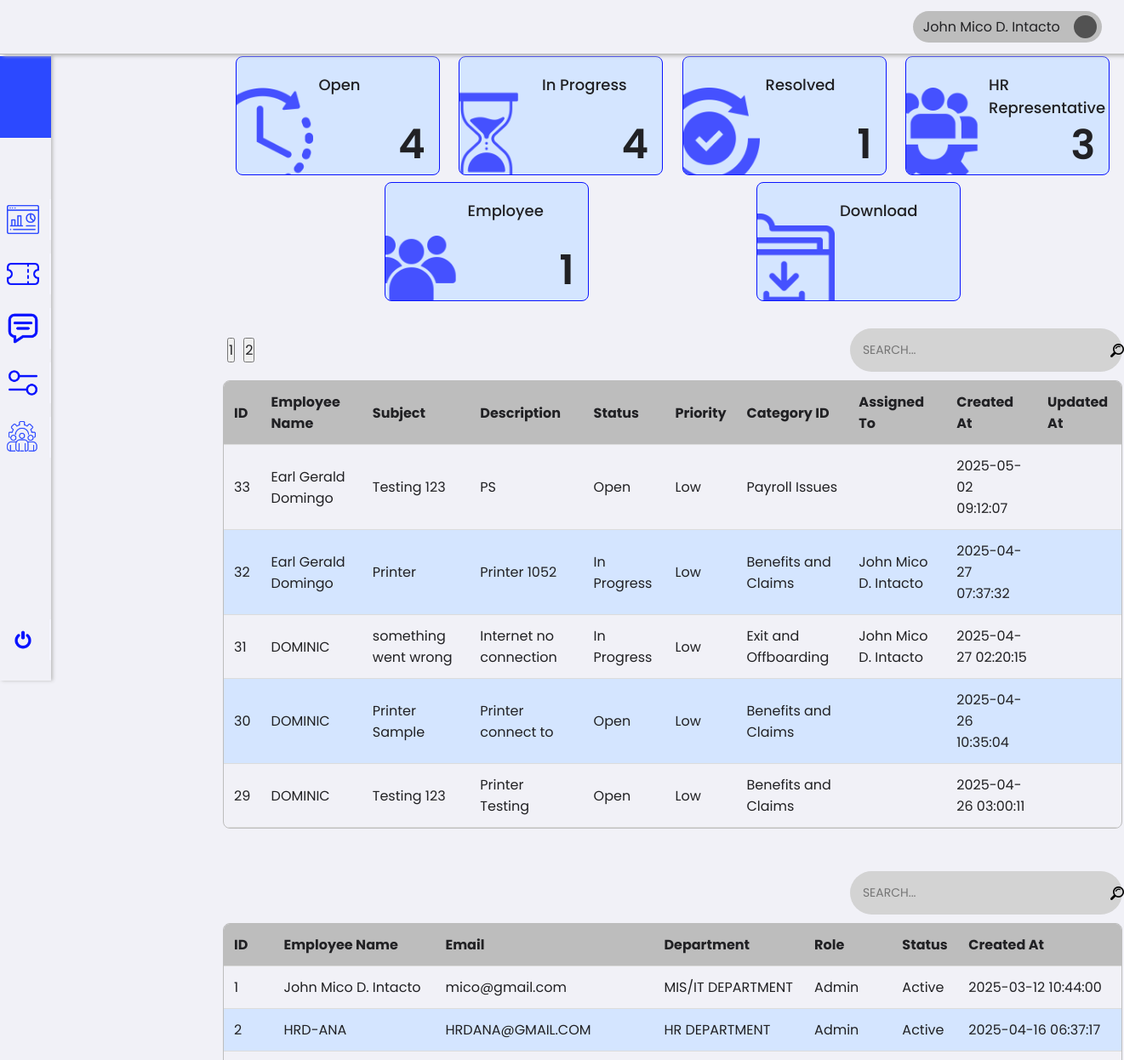
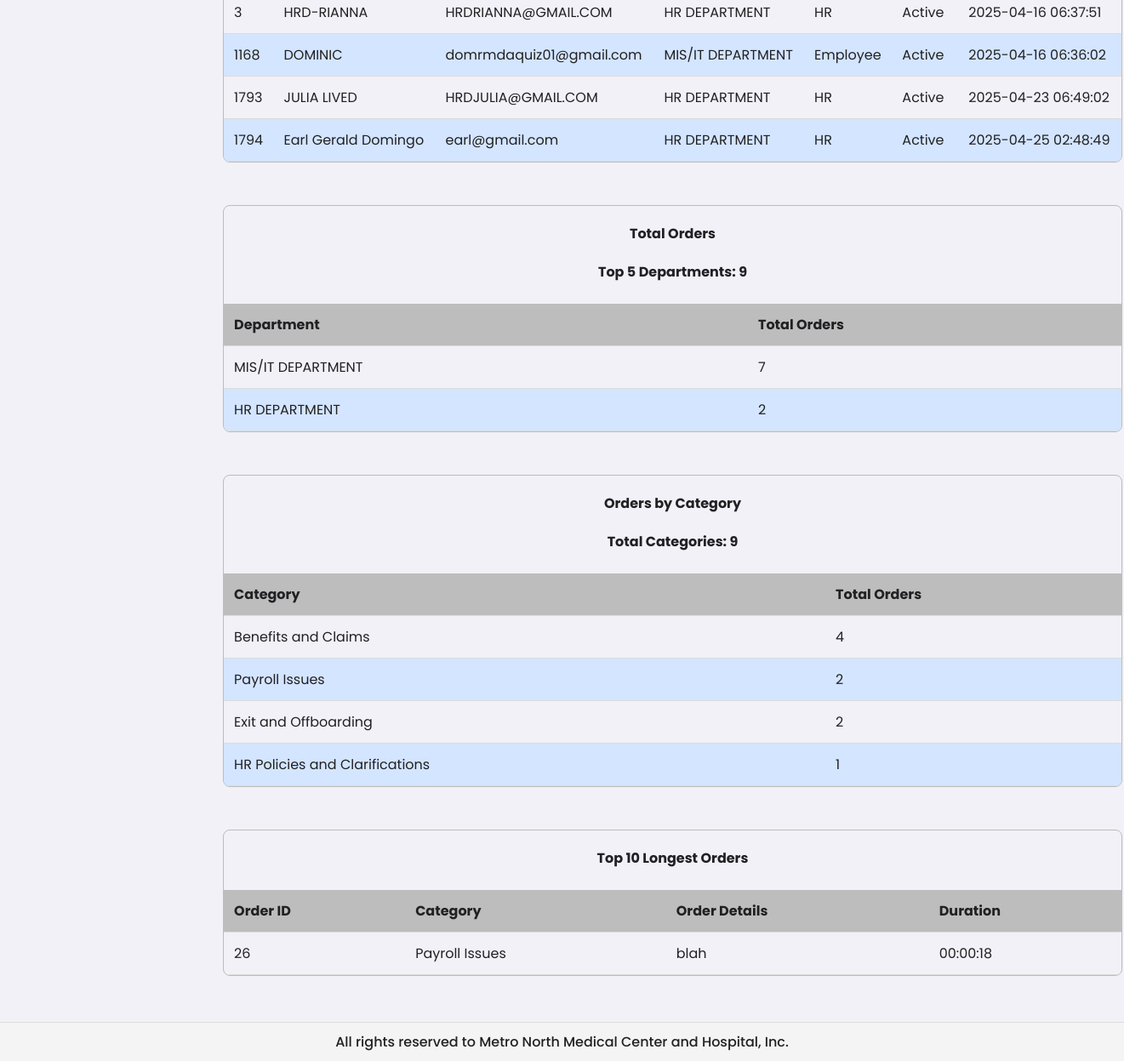
The app's page /1/superAdmin/dashboard.php (signed in) with its own data (2 pictures, top to bottom).
### tables this page shows
CREATE TABLE `tickets` (
  `id` int(11) NOT NULL,
  `employee_id` int(11) NOT NULL,
  `subject` varchar(255) NOT NULL,
  `description` text NOT NULL,
  `status` enum('Open','In Progress','Resolved','Closed') DEFAULT 'Open',
  `priority` enum('Low','Medium','High') DEFAULT 'Low',
  `category_id` int(11) NOT NULL,
  `assigned_to` int(11) DEFAULT NULL,
  `created_at` timestamp NOT NULL DEFAULT current_timestamp(),
  `start_at` timestamp NULL DEFAULT NULL,
  `updated_at` timestamp NULL DEFAULT NULL
);

CREATE TABLE `users` (
  `id` int(11) NOT NULL,
  `name` varchar(255) NOT NULL,
  `email` varchar(255) NOT NULL,
  `password` varchar(255) NOT NULL,
  `role` enum('Employee','HR','HR HEAD','Admin','Super Admin') NOT NULL,
  `department` varchar(255) DEFAULT NULL,
  `status` enum('Active','Inactive') NOT NULL,
  `created_at` timestamp NOT NULL DEFAULT current_timestamp()
);

CREATE TABLE `categories` (
  `id` int(11) NOT NULL,
  `name` varchar(255) NOT NULL
);

### 1/superAdmin/dashboard.php (the view, shortened to what the rows shown need)
<?php
require_once '../../0/includes/employeeTicket.php';
require_once '../../0/includes/adminTableQuery.php';
require_once '../../0/includes/adminDashboardTables.php';
?>
<!DOCTYPE html>
<html lang="en">
<head>
    <link rel="stylesheet" href="../../assets/css/framework.css">
    <link rel="stylesheet" href="../../assets/css/dashboard.css">
</head>
<body>
    <div class="container">
        <d class="content">
            <div class="tableContainer" id="tableContainerTicketID">
                <table>
                    <thead>
                        <tr>
                            <th>ID <i class="fas fa-sort"></i></th>
                            <th>Employee Name <i class="fas fa-sort"></i></th>
                            <th>Subject <i class="fas fa-sort"></i></th>
                            <th>Description <i class="fas fa-sort"></i></th>
                            <th>Status <i class="fas fa-sort"></i></th>
                            <th>Priority <i class="fas fa-sort"></i></th>
                            <th>Category ID <i class="fas fa-sort"></i></th>
                            <th>Assigned To <i class="fas fa-sort"></i></th>
                            <th>Created At <i class="fas fa-sort"></i></th>
                            <th>Updated At <i class="fas fa-sort"></i></th>
                        </tr>
                    </thead>
                    <tbody>
                        <?php if (!empty($tickets)): ?>
                            <?php foreach ($tickets as $ticket): ?>
                                <tr data-id="<?= htmlspecialchars($user['id']) ?>">
                                    <td><?= htmlspecialchars($ticket['id']) ?></td>
                                    <td><?= htmlspecialchars($ticket['employee_name']) ?></td>
                                    <td><?= htmlspecialchars($ticket['subject']) ?></td>
                                    <td><?= htmlspecialchars($ticket['description']) ?></td>
                                    <td><?= htmlspecialchars($ticket['status']) ?></td>
                                    <td><?= htmlspecialchars($ticket['priority']) ?></td>
                                    <td><?= htmlspecialchars($ticket['category_name']) ?></td>
                                    <td><?= htmlspecialchars($ticket['assigned_to_name']) ?></td>
                                    <td><?= htmlspecialchars($ticket['created_at']) ?></td>
                                    <td><?= htmlspecialchars($ticket['updated_at']) ?></td>
                                </tr>
                            <?php endforeach; ?>
                        <?php else: ?>
                            <tr>
                                <td colspan="10" style="text-align: center;">No tickets found</td>
                            </tr>
                        <?php endif; ?>
                    </tbody>
                </table>
            </div>
            <br><br>
            <div class="tableContainer" id="tableContainerUserID">
                <table class="ticketTable">
                    <thead>
                        <tr>
                            <th>ID <i class="fas fa-sort"></i></th>
                            <th>Employee Name <i class="fas fa-sort"></i></th>
                            <th>Email <i class="fas fa-sort"></i></th>
                            <th>Department <i class="fas fa-sort"></i></th>
                            <th>Role <i class="fas fa-sort"></i></th>
                            <th>Status <i class="fas fa-sort"></i></th>
                            <th>Created At <i class="fas fa-sort"></i></th>
                        </tr>
                    </thead>
                    <tbody>
                        <?php if (!empty($users)): ?>
                            <?php foreach ($users as $user): ?>
                                <tr class="<?= $user['status'] === 'Inactive' ? 'inactive-row' : '' ?>">
                                    <td><?= htmlspecialchars($user['id'] ?? 'N/A') ?></td>
                                    <td><?= htmlspecialchars($user['name'] ?? 'N/A') ?></td>
                                    <td><?= htmlspecialchars($user['email'] ?? 'N/A') ?></td>
                                    <td><?= htmlspecialchars($user['department'] ?? 'N/A') ?></td>
                                    <td><?= htmlspecialchars($user['role'] ?? 'N/A') ?></td>
                                    <td><?= htmlspecialchars($user['status'] ?? 'N/A') ?></td>
                                    <td><?= htmlspecialchars($user['created_at'] ?? 'N/A') ?></td>
                                </tr>
                            <?php endforeach; ?>
                        <?php else: ?>
                            <tr>
                                <td colspan="7" style="text-align: center;">No users found</td>
                            </tr>
                        <?php endif; ?>
                    </tbody>
                </table>
            </div>
            <br><br>
            <div class="tableContainer" id="tableContainerDepartment">
                <table>
                    <h1 style="text-align: center; margin-top: 20px;">Total Orders</h1>
                    <h1 style="text-align: center; margin-top: 20px;">
                        Top 5 Departments: <?= htmlspecialchars($totalTickets ?? 0) ?>
                    </h1>
                    <br>
                    <thead>
                        <tr>
                            <th>Department <i class="fas fa-sort"></i></th>
                            <th>Total Orders <i class="fas fa-sort"></i></th>
                        </tr>
                    </thead>
                </table>
            </div>
            <br><br>
            <div class="tableContainer" id="tableContainerCategory">
                <table>
                    <h1 style="text-align: center; margin-top: 20px;">Orders by Category</h1>
                    <h1 style="text-align: center; margin-top: 20px;">
                        Total Categories: <?= htmlspecialchars($totalCategory ?? 0) ?>
                    </h1>
                    <br>
                    <thead>
                        <tr>
                            <th>Category <i class="fas fa-sort"></i></th>
                            <th>Total Orders <i class="fas fa-sort"></i></th>
                        </tr>
                    </thead>
                </table>
            </div>
            <br><br>
            <div class="tableContainer" id="tableContainerCategory">
    <table>
        <h1 style="text-align: center; margin-top: 20px;">Top 10 Longest Orders</h1>
        <br>
        <thead>
            <tr>
                <th>Order ID <i class="fas fa-sort"></i></th>
                <th>Category <i class="fas fa-sort"></i></th>
                <th>Order Details <i class="fas fa-sort"></i></th>
                <th>Duration <i class="fas fa-sort"></i></th>
            </tr>
        </thead>
        <tbody>
            <?php if (!empty($longestOrders)): ?>
                <?php foreach ($longestOrders as $order): ?>
                    <tr>
                        <td><?= htmlspecialchars($order['ticket_id'] ?? 'N/A') ?></td>
                        <td><?= htmlspecialchars($order['category'] ?? 'N/A') ?></td>
                        <td><?= htmlspecialchars($order['order_details'] ?? 'N/A') ?></td>
                        <td>
                            <?php
                                $hours = floor($order['duration_seconds'] / 3600);
                                $minutes = floor(($order['duration_seconds'] % 3600) / 60);
                                $seconds = $order['duration_seconds'] % 60;
                                echo sprintf('%02d:%02d:%02d', $hours, $minutes, $seconds);
                            ?>
                        </td>
                    </tr>
                <?php endforeach; ?>
            <?php else: ?>
                <tr>
                    <td colspan="4" style="text-align: center;">No Orders found</td>
                </tr>
            <?php endif; ?>
        </tbody>
    </table>
</div>
            <br><br><br><br>
    </div>
</body>
</html>

### records on screen
tickets: id "33", employee.name "Earl Gerald Domingo", subject "Testing 123", description "PS", status "Open", priority "Low", category.name "Payroll Issues", created_at "2025-05-02 09:12:07"
tickets: id "32", employee.name "Earl Gerald Domingo", subject "Printer", description "Printer 1052", status "In Progress", priority "Low", category.name "Benefits and Claims", assigned_to.name "John Mico D. Intacto", created_at "2025-04-27 07:37:32"
tickets: id "31", employee.name "DOMINIC", subject "something went wrong", description "Internet no connection", status "In Progress", priority "Low", category.name "Exit and Offboarding", assigned_to.name "John Mico D. Intacto", created_at "2025-04-27 02:20:15"
tickets: id "30", employee.name "DOMINIC", subject "Printer Sample", description "Printer connect to", status "Open", priority "Low", category.name "Benefits and Claims", created_at "2025-04-26 10:35:04"
tickets: id "29", employee.name "DOMINIC", subject "Testing 123", description "Printer Testing", status "Open", priority "Low", category.name "Benefits and Claims", created_at "2025-04-26 03:00:11"
users: id "1", name "John Mico D. Intacto", email "mico@gmail.com", department "MIS/IT DEPARTMENT", role "Admin", status "Active", created_at "2025-03-12 10:44:00"
users: id "2", name "HRD-ANA", email "HRDANA@GMAIL.COM", department "HR DEPARTMENT", role "Admin", status "Active", created_at "2025-04-16 06:37:17"
users: id "3", name "HRD-RIANNA", email "HRDRIANNA@GMAIL.COM", department "HR DEPARTMENT", role "HR", status "Active", created_at "2025-04-16 06:37:51"
users: id "1168", name "DOMINIC", email "domrmdaquiz01@gmail.com", department "MIS/IT DEPARTMENT", role "Employee", status "Active", created_at "2025-04-16 06:36:02"
users: id "1793", name "JULIA LIVED", email "HRDJULIA@GMAIL.COM", department "HR DEPARTMENT", role "HR", status "Active", created_at "2025-04-23 06:49:02"
users: id "1794", name "Earl Gerald Domingo", email "earl@gmail.com", department "HR DEPARTMENT", role "HR", status "Active", created_at "2025-04-25 02:48:49"
tickets: id "26", category.name "Payroll Issues", description "blah", hours "00", minutes "00", seconds "18"

### other values on screen
$statusCounts['Open'] "4"
$statusCounts['In Progress'] "4"
$statusCounts['Resolved'] "1"
$roleCounts['HR'] "3"
$roleCounts['Employee'] "1"
$totalTickets "9"
$department['department'] "MIS/IT DEPARTMENT"
$department['totalDepartmentCounts'] "7"
$department['department'] "HR DEPARTMENT"
$department['totalDepartmentCounts'] "2"
$totalCategory "9"
$category['category'] "Benefits and Claims"
$category['totalCategoryCounts'] "4"
$category['category'] "Payroll Issues"
$category['totalCategoryCounts'] "2"
